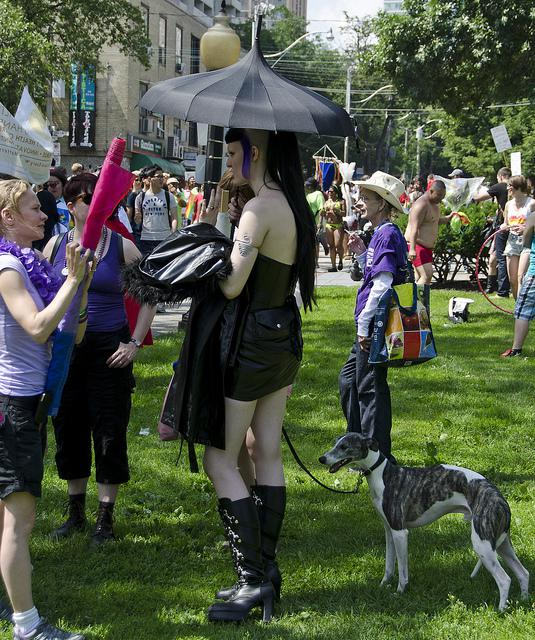
#> input picture 图像处理/边缘检测/4.jpg, 535 x 640 px
$ python dog.py
#> lines starting #> are read from the running program, lines starting #| are printed output that depends on the picture
import cv2
import numpy as np
from scipy import signal

img = cv2.imread('./4.jpg')
#> img is the input picture: shape (640, 535, 3); mean B, G, R 68.7, 87.3, 79.2
im = cv2.cvtColor(img, cv2.COLOR_RGB2GRAY)
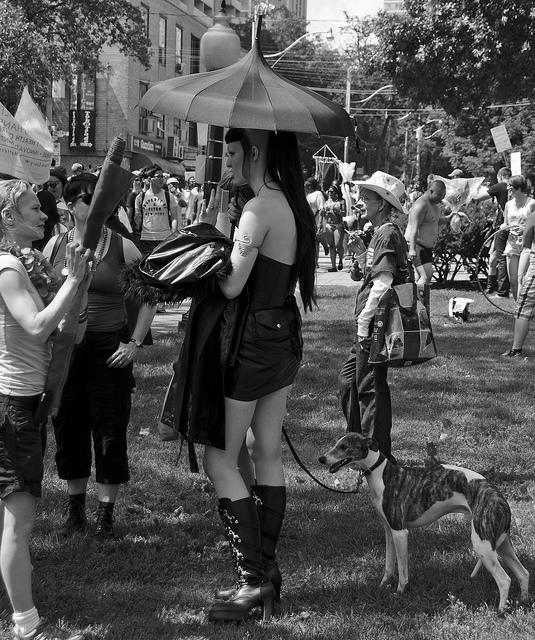
#> im: shape (640, 535); min 0, max 255, mean 80.8

def g_conv(im,size,sigma):
#> called with size = (13, 13), sigma = 2
    h,w = size
    xr,xc = np.mgrid[0:1,0:w]
    xc -= (w-1)/2
    xk = np.exp(-np.power(xc ,2.0))
    i_xk = signal.convolve2d(im,xk,'same','symm')
    yr,yc = np.mgrid[0:h,0:1]
    yr -= (h-1)/2
    yk = np.exp(-np.power(yr,2.0))
    i_xk_yk = signal.convolve2d(i_xk,yk,'same','symm')
    i_xk_yk *= 1.0/(2*np.pi*pow(sigma,2.0))
    return i_xk_yk
def dog(im,size,sigma,k=1.1):
    is_ = g_conv(im,size,sigma)
    isk = g_conv(im,size,k*sigma)
    dog = isk - is_
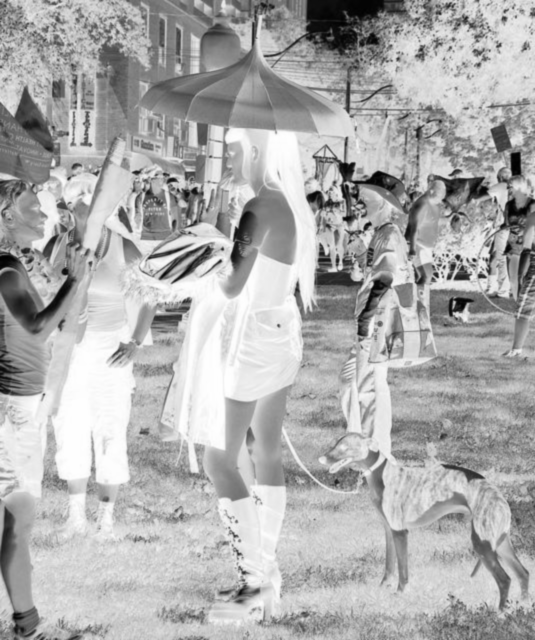
#> dog: shape (640, 535) float64; min -5.51, max 0, mean -1.75; drawn with min black and max white
    dog /= (pow(sigma,2.0)*(k-1))
    return dog
sigma = 2
k = 1.1
size = (13.0,13.0)
img_dog = dog(im,size,sigma,k)
edge = np.copy(img_dog)
edge[edge>0]=255
edge[edge<=0]=0
#> edge: shape (640, 535) float64; every value is 0
edge = edge.astype(np.uint8)
#> edge: shape (640, 535); every value is 0
cv2.imshow('edge',edge)
#抽象化
asbstraction = -np.copy(img_dog)
asbstraction = asbstraction.astype(np.float32)
asbstraction[asbstraction>=0]=1.0
#> asbstraction: shape (640, 535) float32; every value is 1
asbstraction[asbstraction<0]=1.0+np.tanh(asbstraction[asbstraction<0])
asbstraction = asbstraction.astype(np.uint8)
#> asbstraction: shape (640, 535); every value is 1
cv2.imshow('asbstraction',asbstraction)
cv2.waitKey(0)
cv2.destroyAllWindows()

$ run again, with 图像处理/边缘检测/0.jpg copied over 图像处理/边缘检测/4.jpg
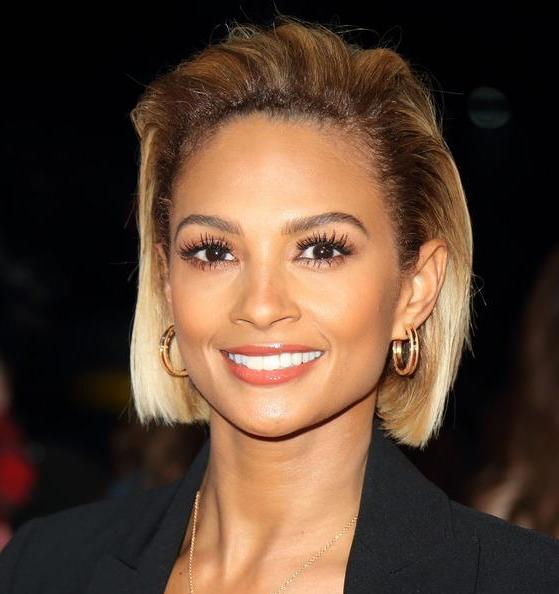
#> input picture 图像处理/边缘检测/0.jpg, 559 x 594 px
#> img is the input picture: shape (594, 559, 3); mean B, G, R 50.2, 65.9, 89.3
#> `im = cv2.cvtColor(img, cv2.COLOR_RGB2GRAY)`:
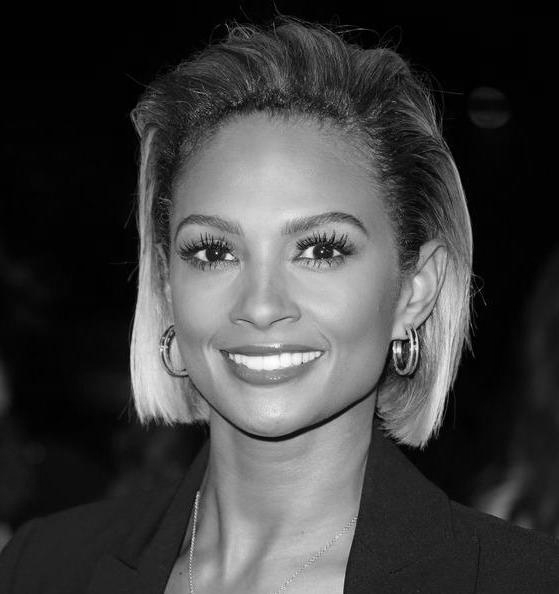
#> im: shape (594, 559); min 0, max 254, mean 63.9
#> in dog, `dog = isk - is_`:
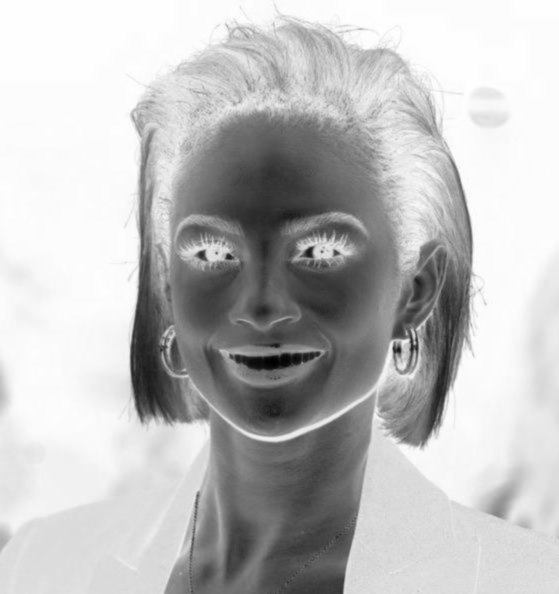
#> dog: shape (594, 559) float64; min -5.49, max -0.000277, mean -1.39; drawn with min black and max white

$ run again, with 图像处理/边缘检测/1.jpg copied over 图像处理/边缘检测/4.jpg
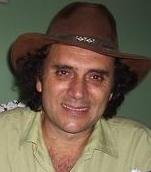
#> input picture 图像处理/边缘检测/1.jpg, 151 x 172 px
#> img is the input picture: shape (172, 151, 3); mean B, G, R 75.4, 94.8, 110.4
#> `im = cv2.cvtColor(img, cv2.COLOR_RGB2GRAY)`:
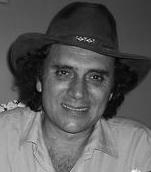
#> im: shape (172, 151); min 0, max 253, mean 90.8
#> in dog, `dog = isk - is_`:
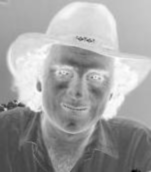
#> dog: shape (172, 151) float64; min -5.23, max -0.119, mean -1.97; drawn with min black and max white

$ run again, with 图像处理/边缘检测/11.jpg copied over 图像处理/边缘检测/4.jpg
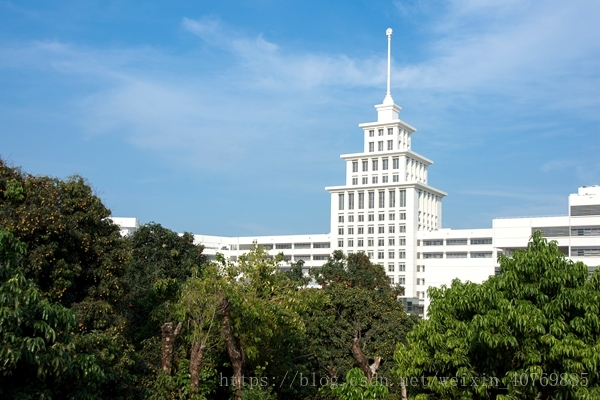
#> input picture 图像处理/边缘检测/11.jpg, 600 x 400 px
#> img is the input picture: shape (400, 600, 3); mean B, G, R 144.1, 134.5, 106.6
#> `im = cv2.cvtColor(img, cv2.COLOR_RGB2GRAY)`:
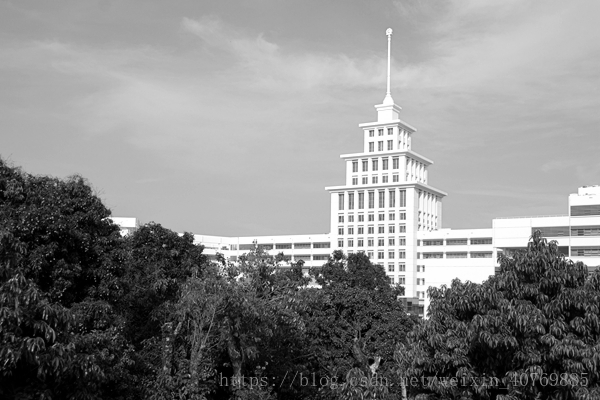
#> im: shape (400, 600); min 0, max 255, mean 134.2
#> in dog, `dog = isk - is_`:
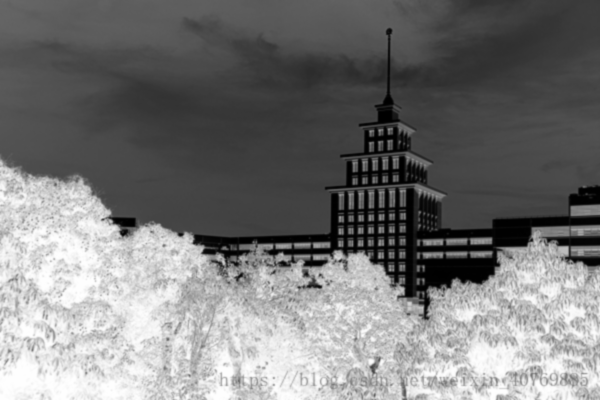
#> dog: shape (400, 600) float64; min -5.53, max -6.45e-07, mean -2.91; drawn with min black and max white
